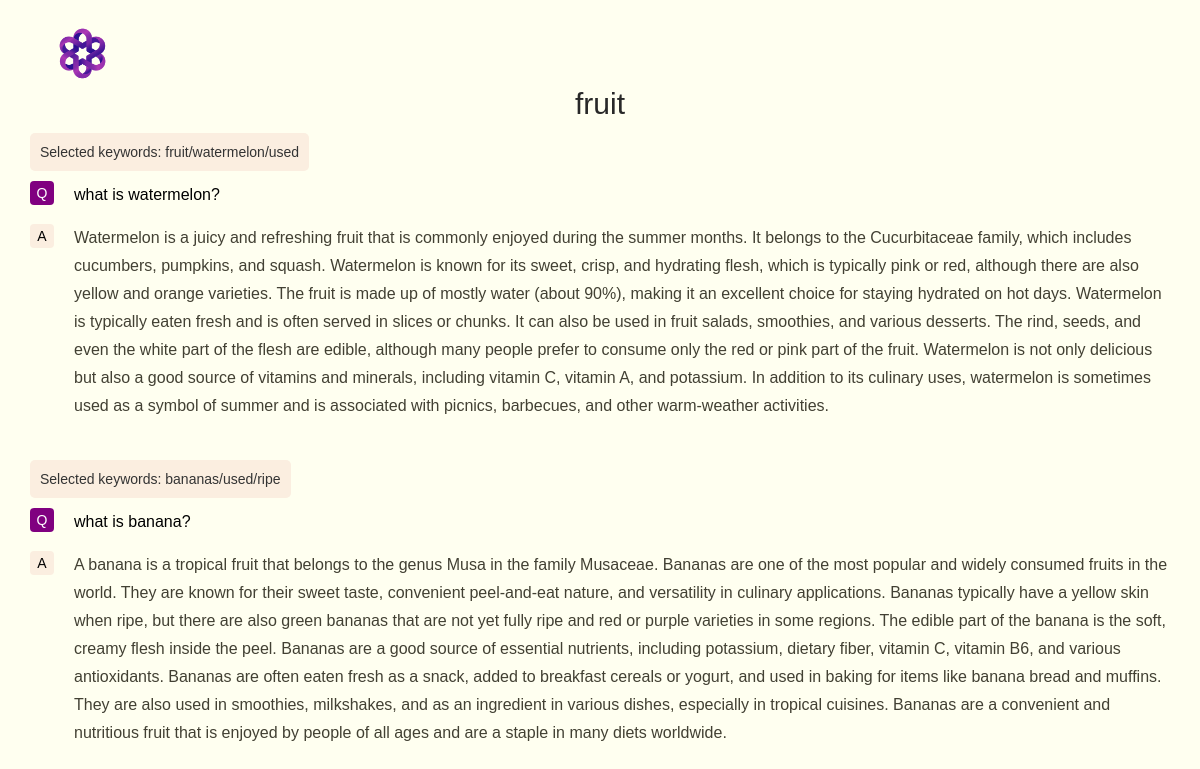
The page /category/49/ (signed in) on the database as committed earlier.
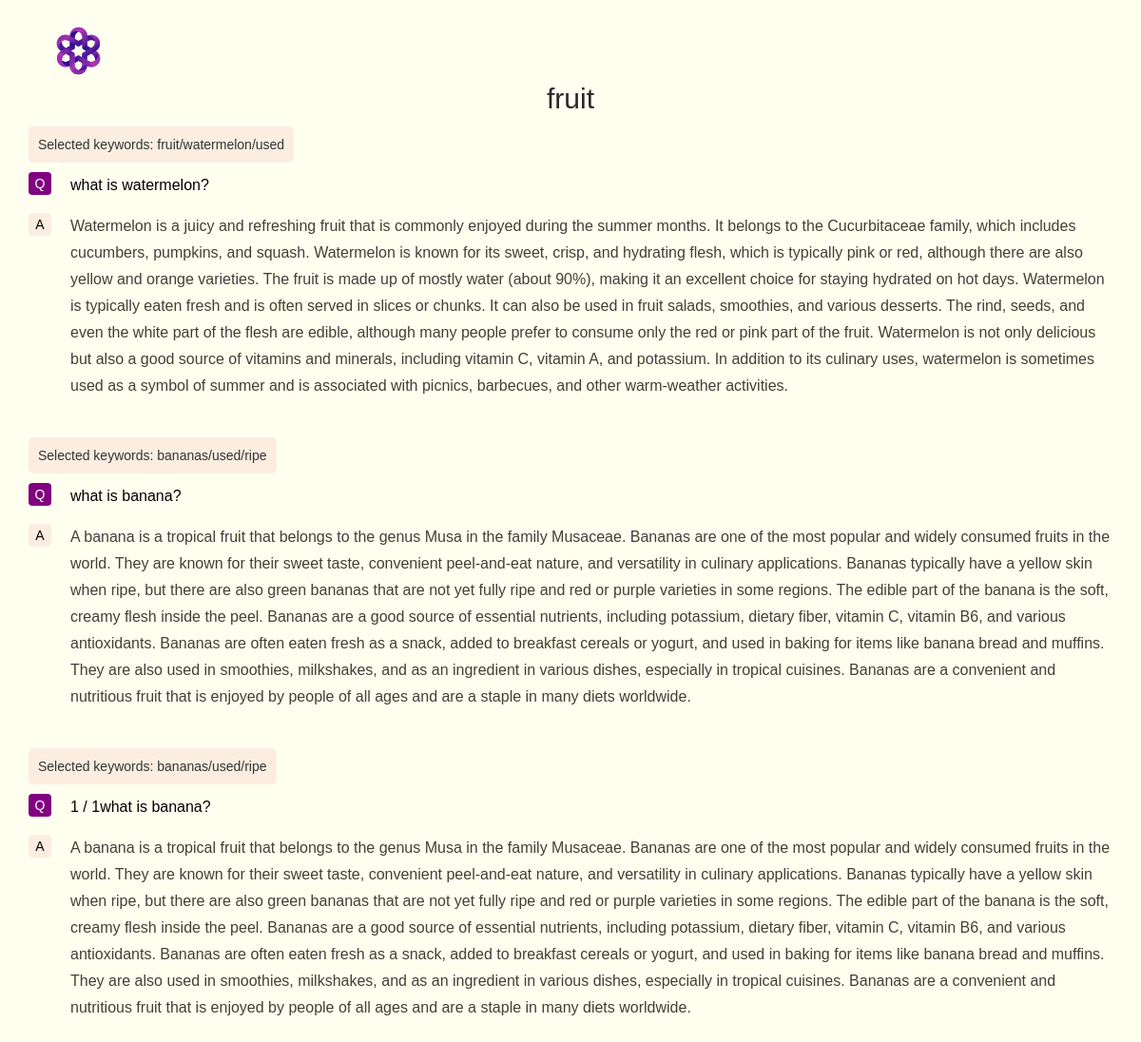
The same page on the database as committed later.
### user/models.py (models this page shows)
class UserCategory(models.Model):
    inserted_category=models.CharField(max_length=32)
    user_id=models.ForeignKey(User,on_delete=models.SET_NULL, null=True)

### main/models.py (models this page shows)
class Content(models.Model):
    user_id=models.ForeignKey(User,on_delete=models.SET_NULL,null=True)
    question=models.TextField(default="")
    answer=models.TextField()
    topics=models.TextField(default="",null=True)
    inserted_category=models.ForeignKey(UserCategory,on_delete=models.SET_NULL, null=True)
    sub_categories=models.JSONField(default={})

### main/views.py (the view)
# urls.py: path('category/<int:pk>/',views.category_detail,name="detail_page"),
def category_detail(request,pk):
    uc=UserCategory.objects.get(id=pk,user_id__username=request.user.username)
    print('uc: ', uc.inserted_category)
    uc_name=uc.inserted_category
    category_id=pk
    userContents=Content.objects.filter(inserted_category__inserted_category=uc_name,user_id__username=request.user.username)
    context={'contents':userContents,'category_id':category_id,'category_name':uc_name}
    return render(request,'main/detail.html',context=context)

### main/templates/main/detail.html (shortened to what this page needs)
{% load static %}
<!DOCTYPE html>
<html>
<head>
  <link href="{% static 'css/styles.css' %}" rel="stylesheet" type="text/css" />
</head>
<body>
  <div data-collapse="medium" data-animation="default" data-duration="400" data-easing="ease" data-easing2="ease"
    role="banner" class="navigation w-nav">
    <div class="navigation-items"><a href="/" class="logo-link w-nav-brand"><img src="{% static 'img/logo.png' %}"
      width="65" alt="" class="logo-image" /></a>
    </div>
  </div>
  <div class="section container">
    <div class="detail-subheader">
      {{category_name}}
    </div>
    {%for content in contents%}
    <div class="detail-keyword">
      Selected keywords: {{content.topics}}
    </div>
    <div class="flex-container">
      <div class="detail-box-q">
        Q
      </div>
      <div class="detail-q flex-child">
        {{content.question}}
      </div>
    </div>
    <div class="flex-container">
      <div class="detail-box-a">
        A
      </div>
      <div class="detail-a flex-child">
        {{content.answer}}
      </div>
    </div>
    {%endfor%}
  </div>
</body>
</html>

Rows that differ between the two databases and show on the page:
added Content: topics "bananas/used/ripe", question "1 / 1what is banana?", answer "A banana is a tropical fruit that belongs to the genus Musa in the family Musaceae. Bananas are one of the most popular and widely consumed fruits in the world. They are known for their sweet taste, convenient peel-and-eat nature, and versatility in culinary applications. Bananas typically have a yellow skin when ripe, but there are also green bananas that are not yet fully ripe and red or purple varieties in some regions. The edible part of the banana is the soft, creamy flesh inside the peel. Bananas are a good source of essential nutrients, including potassium, dietary fiber, vitamin C, vitamin B6, and various antioxidants. Bananas are often eaten fresh as a snack, added to breakfast…"
